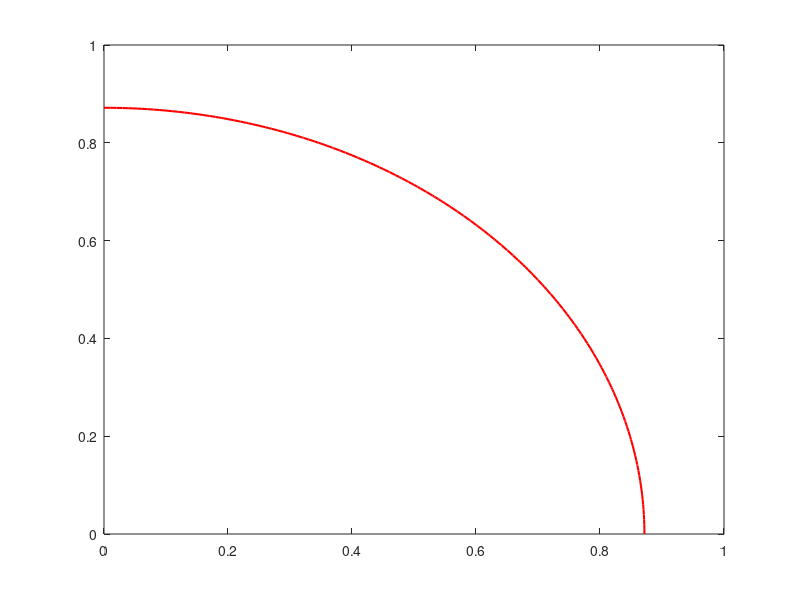

Write the MATLAB code that produced this figure. (Note: this script raises an error after producing the figure.)
mu1 = [0 0];
mu2 = [1 1];
sigma = [1 0; 0 1];

x1 = 0:.01:1;
x2 = 0:.01:1;
[X1,X2] = meshgrid(x1,x2);
X = [X1(:) X2(:)];

y1 = mvnpdf(X,mu1,sigma);
y1 = reshape(y1,length(x2),length(x1));

y2 = mvnpdf(X,mu2,sigma);
y2 = reshape(y2,length(x2),length(x1));


c1 = contour(x1,x2,y1,[1], 'r', 'LineWidth',1.5 );
f1 =gca;
f1.XAxisLocation ='top';
xticks([0])
xticklabels({'Smax'})
f1.YAxisLocation ='right';
yticks([0])
yticklabels({'Tmax'})
hold on
scatter(0,0,'MarkerEdgeColor','r',...
              'MarkerFaceColor','r',...
              'LineWidth',1.5)
text(0.03,0.05,'A', 'Color','r')

hold on
c2 = contour(x1,x2,y2,[1], 'b', 'LineWidth',1.5);
% f2 = gca;
% xlabel('S')
% ylabel('T')
% f2.XAxisLocation ='bottom';
% xticks([0 1])
% xticklabels({'0', 'Smax'})
% f2.YAxisLocation ='left';
% yticks([0 1])
% yticklabels({'0', 'Tmax'})
hold on
scatter(1,1,'MarkerEdgeColor','b',...
              'MarkerFaceColor','b',...
              'LineWidth',1.5)
text(0.95,0.95,'B', 'Color','b')
text(0.5,-0.07,'S_A')
text(0.5,1.05,'S_B')
text(-0.1,0.5,'T_A')
text(1.05,0.5,'T_B')
text(0.2,0.33,'U_B = Constant', 'Color','b')
text(0.65,0.65,'U_A = Constant', 'Color','r')

% r1 = c1;
% r1(:,1) = [];
% r2 = c2;
% r2(:,1) = [];
% r2 = fliplr(r2);

for n = 2:size(c1,2)
    if c1(1,n) > c2(1,size(c1,2)+2-n)
       startN = n;
       break
    end   
end

for n = 2:size(c1,2)
    if c1(1,n) < c2(1,size(c1,2)+2-n) && n > startN
       endN = n;
       break
    end 
end

btwRegion = [c1(1,startN:endN), c2(1,startN:endN)];
x_region = [c1(2,startN:endN), c2(2,startN:endN)];
ff = fill(x_region, btwRegion, [0.95 0.95 0.9]);
ff.EdgeColor = 'none';

%example of drawing a arrow
% p1 = [2 3];                         % First Point
% p2 = [9 8];                         % Second Point
% dp = p2-p1;                         % Difference
% figure(1)
% quiver(p1(1),p1(2),dp(1),dp(2))